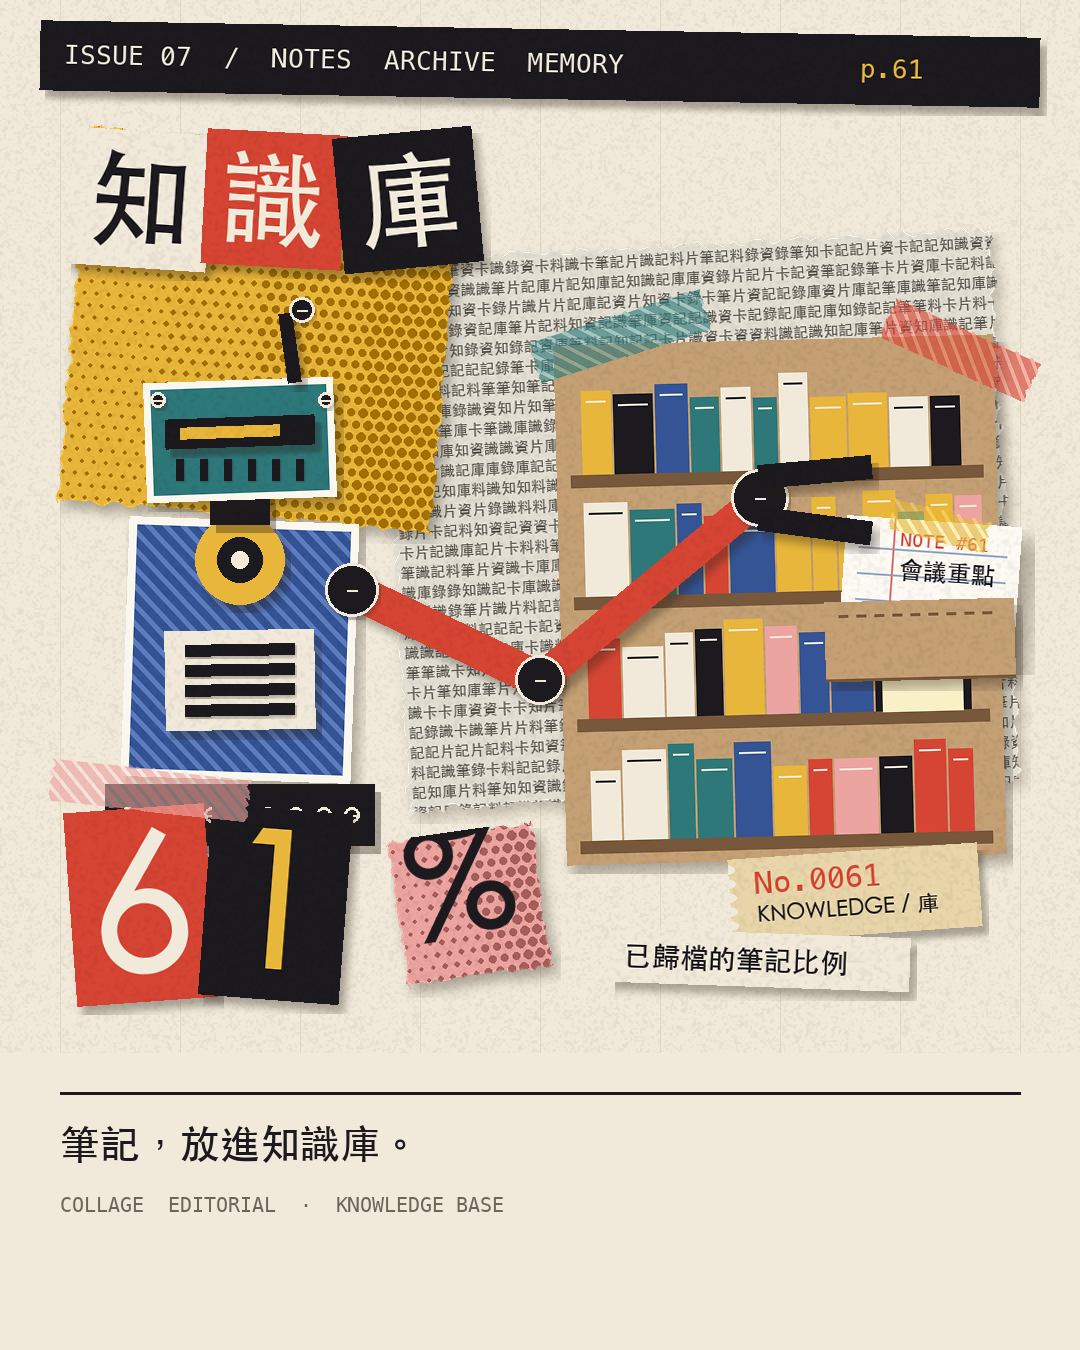

Write Python code to recreate this figure.
# Collage editorial style sample: cut paper, washi tape, torn edges, halftone, magazine type.
import os, random, math
from PIL import Image, ImageDraw, ImageFont, ImageFilter, ImageChops

W, H = 1080, 1350
rng = random.Random(61)
HERE = os.path.dirname(os.path.abspath(__file__))
HEITI = "/System/Library/Fonts/STHeiti Medium.ttc"
MENLO = "/System/Library/Fonts/Menlo.ttc"
SONG = "/System/Library/Fonts/Supplemental/Songti.ttc"

CREAM = (241, 234, 218)
INK = (28, 26, 30)
RED = (214, 69, 52)
MUSTARD = (232, 182, 58)
TEAL = (46, 120, 122)
BLUE = (52, 84, 150)
PINK = (236, 164, 160)
KRAFT = (196, 160, 116)
NEWS = (226, 222, 210)

def font(p, s, i=0):
    return ImageFont.truetype(p, s, index=i)

def grain(size, base, amt=14, scale=3):
    # paper fiber noise: low-res random luminance upscaled
    w, h = max(1, size[0] // scale), max(1, size[1] // scale)
    n = Image.new("L", (w, h))
    n.putdata([128 + rng.randint(-amt, amt) for _ in range(w * h)])
    n = n.resize(size, Image.BILINEAR)
    img = Image.new("RGB", size, base)
    off = Image.merge("RGB", (n, n, n))
    return ImageChops.add(ImageChops.subtract(img, Image.new("RGB", size, (128,)*3)), off, 1, 0) if False else \
        Image.blend(img, ImageChops.multiply(img, Image.merge("RGB", [n.point(lambda v: min(255, v + 127))]*3)), 0.9)

def torn_mask(w, h, amp=6, step=7, sides="trbl"):
    # hand-torn edge: jittered polygon along each side
    m = Image.new("L", (w, h), 0)
    pts = []
    def J(on): return rng.uniform(0, amp) if on else 0
    for x in range(0, w, step): pts.append((x, J("t" in sides)))
    for y in range(0, h, step): pts.append((w - 1 - J("r" in sides), y))
    for x in range(w - 1, 0, -step): pts.append((x, h - 1 - J("b" in sides)))
    for y in range(h - 1, 0, -step): pts.append((J("l" in sides), y))
    ImageDraw.Draw(m).polygon(pts, fill=255)
    return m

def cut_piece(w, h, color, torn=True, border=0, pattern=None, amp=6):
    # paper piece with optional white torn fringe (exposed paper core) and print pattern
    face = grain((w, h), color)
    d = ImageDraw.Draw(face)
    if pattern == "halftone":
        dot_c = tuple(max(0, c - 70) for c in color)
        for yy in range(0, h, 12):
            for xx in range(0, w, 12):
                r = 1.2 + 3.6 * (xx / w)
                ox = 6 if (yy // 12) % 2 else 0
                d.ellipse((xx + ox - r, yy - r, xx + ox + r, yy + r), fill=dot_c)
    elif pattern == "stripes":
        sc = tuple(min(255, c + 40) for c in color)
        for k in range(-h, w, 18): d.line((k, 0, k + h, h), fill=sc, width=6)
    elif pattern == "lines":
        for yy in range(30, h, 26): d.line((14, yy, w - 14, yy), fill=(150, 170, 200), width=2)
        d.line((48, 0, 48, h), fill=(220, 120, 120), width=2)
    elif pattern == "news":
        f = font(HEITI, 15)
        for yy in range(10, h, 20):
            s = "".join(rng.choice("知識庫筆記資料卡片記錄") for _ in range(w // 15))
            d.text((8, yy), s, font=f, fill=(90, 86, 80))
    mask = torn_mask(w, h, amp) if torn else Image.new("L", (w, h), 255)
    out = Image.new("RGBA", (w, h), (0, 0, 0, 0))
    if border:
        fringe = Image.new("RGBA", (w, h), (250, 247, 238, 255))
        out.paste(fringe, (0, 0), mask)
        inner = torn_mask(w - 2 * border, h - 2 * border, amp) if torn else Image.new("L", (w - 2 * border, h - 2 * border), 255)
        out.paste(face.crop((border, border, w - border, h - border)), (border, border), inner)
    else:
        out.paste(face, (0, 0), mask)
    return out

def place(canvas, piece, x, y, angle=0, shadow=(6, 8), blur=6, sop=90):
    # glue piece onto canvas with soft drop shadow (paper lifted off page)
    p = piece.rotate(angle, resample=Image.BICUBIC, expand=True)
    a = p.split()[3]
    sh = Image.new("RGBA", p.size, (40, 30, 20, 0))
    sh.putalpha(a.point(lambda v: v * sop // 255).filter(ImageFilter.GaussianBlur(blur)))
    canvas.alpha_composite(sh, (int(x - p.width / 2 + shadow[0]), int(y - p.height / 2 + shadow[1])))
    canvas.alpha_composite(p, (int(x - p.width / 2), int(y - p.height / 2)))

def washi(canvas, x, y, length, angle, color, width=44):
    # translucent masking tape with zigzag cut ends and printed stripes
    t = Image.new("RGBA", (length, width), (0, 0, 0, 0))
    d = ImageDraw.Draw(t)
    pts = []
    for yy in range(0, width + 1, 6): pts.append((rng.uniform(0, 5) if (yy // 6) % 2 else 0, yy))
    for yy in range(width, -1, -6): pts.append((length - 1 - (rng.uniform(0, 5) if (yy // 6) % 2 else 0), yy))
    d.polygon(pts, fill=color + (165,))
    lc = tuple(min(255, c + 50) for c in color) + (120,)
    for k in range(-width, length, 16): d.line((k, 0, k + width, width), fill=lc, width=4)
    t = t.rotate(angle, resample=Image.BICUBIC, expand=True)
    canvas.alpha_composite(t, (int(x - t.width / 2), int(y - t.height / 2)))

def cut_letters(canvas, text, x, y, size, palette, fnt):
    # ransom-note style: each glyph on its own snipped paper block
    for i, ch in enumerate(text):
        bg, fg = palette[i % len(palette)]
        f = font(fnt, size)
        bb = f.getbbox(ch)
        cw, chh = bb[2] - bb[0] + 36, bb[3] - bb[1] + 40
        p = cut_piece(cw, chh, bg, torn=False)
        ImageDraw.Draw(p).text((18 - bb[0], 20 - bb[1]), ch, font=f, fill=fg)
        place(canvas, p, x + cw / 2, y, rng.uniform(-6, 6), blur=4)
        x += cw - 6

# ---- base page
page = grain((W, H), CREAM, amt=18, scale=2).convert("RGBA")
pd = ImageDraw.Draw(page)
# faint registration grid like magazine layout paper
for gx in range(60, W, 120): pd.line((gx, 0, gx, int(H * 0.78)), fill=(225, 216, 196, 255), width=1)

# ---- big background blocks
place(page, cut_piece(620, 560, NEWS, pattern="news", amp=9), 700, 520, 3, sop=60)
place(page, cut_piece(380, 380, MUSTARD, pattern="halftone"), 260, 330, -5)

# ---- header: masthead strip + heading
mast = cut_piece(1000, 70, INK, torn=False)
md = ImageDraw.Draw(mast)
md.text((24, 18), "ISSUE 07  /  NOTES  ARCHIVE  MEMORY", font=font(MENLO, 26), fill=CREAM)
md.text((820, 18), "p.61", font=font(MENLO, 26), fill=MUSTARD)
place(page, mast, W / 2, 64, -1, blur=3)
cut_letters(page, "知識庫", 70, 200, 104, [(CREAM, INK), (RED, CREAM), (INK, CREAM)], HEITI)

# ---- knowledge base: cut-paper bookshelf
shelf_x, shelf_y, sw, sh_ = 560, 340, 440, 520
cab = cut_piece(sw, sh_, KRAFT, torn=False)   # Hoch/Bearden: primary pieces are knife-cut, straight edges
cd = ImageDraw.Draw(cab)
rows = 4
for r in range(rows):
    by = 30 + r * 122
    xx = 26
    while xx < sw - 40:
        bw = rng.randint(22, 44); bh = rng.randint(70, 100)
        col = rng.choice([RED, TEAL, BLUE, INK, MUSTARD, PINK, CREAM])
        cd.rectangle((xx, by + 100 - bh, xx + bw, by + 100), fill=col)
        cd.line((xx + 5, by + 100 - bh + 10, xx + bw - 5, by + 100 - bh + 10), fill=CREAM if col != CREAM else INK, width=2)
        xx += bw + 3
    cd.rectangle((14, by + 100, sw - 14, by + 112), fill=(120, 88, 58))
# one empty slot glowing
cd.rectangle((sw - 120, 30 + 2 * 122 + 20, sw - 40, 30 + 2 * 122 + 100), fill=(250, 240, 200))
place(page, cab, shelf_x + sw / 2, shelf_y + sh_ / 2, 1.5)
washi(page, shelf_x + 60, shelf_y - 4, 180, 18, TEAL)
washi(page, shelf_x + sw - 40, shelf_y + 10, 160, -24, RED)
# ---- AI agent: robot built from cut paper (boxy head, visor slit, grille, bolts, jointed arm with claw, treads)
ax, ay = 240, 610
def bolt(cx, cy, r=9):
    j = Image.new("RGBA", (2*r+2, 2*r+2), (0, 0, 0, 0)); jd = ImageDraw.Draw(j)
    jd.ellipse((0, 0, 2*r+1, 2*r+1), fill=INK + (255,), outline=CREAM + (255,), width=3)
    jd.line((r-4, r+1, r+6, r+1), fill=CREAM + (255,), width=2)
    place(page, j, cx, cy, 0, blur=2, shadow=(2, 3), sop=70)
def limb(p, q, th, color):
    ln = int(math.hypot(q[0]-p[0], q[1]-p[1])) + th
    ang = -math.degrees(math.atan2(q[1]-p[1], q[0]-p[0]))
    place(page, cut_piece(ln, th, color, torn=False), (p[0]+q[0])/2, (p[1]+q[1])/2, ang, blur=4)
# treads + legs
place(page, cut_piece(270, 62, INK, torn=False), ax, ay + 205, 0, blur=4)
for k in range(-4, 5): bolt(ax + k * 28, ay + 205, 7)
# torso
place(page, cut_piece(230, 260, BLUE, pattern="stripes", border=8, torn=False), ax, ay + 40, -2)
place(page, cut_piece(150, 100, CREAM, border=0, torn=False), ax, ay + 70, 1)
cp = ImageDraw.Draw(page)
for i in range(4):  # chest vent slats
    place(page, cut_piece(110, 12, INK, torn=False), ax, ay + 40 + i * 20, 1, blur=2, shadow=(1, 2))
core = Image.new("RGBA", (90, 90), (0, 0, 0, 0)); cd2 = ImageDraw.Draw(core)
cd2.ellipse((0, 0, 89, 89), fill=MUSTARD + (255,)); cd2.ellipse((22, 22, 67, 67), fill=INK + (255,)); cd2.ellipse((36, 36, 53, 53), fill=CREAM + (255,))
place(page, core, ax, ay - 50, 0, blur=4)
# neck + head
place(page, cut_piece(60, 30, INK, torn=False), ax, ay - 100, 0, blur=2)
place(page, cut_piece(190, 120, TEAL, border=7, torn=False), ax, ay - 170, 2)
place(page, cut_piece(150, 30, INK, torn=False), ax, ay - 178, 2, blur=2)          # visor slit (no eyes/mouth)
place(page, cut_piece(100, 12, MUSTARD, torn=False), ax - 10, ay - 178, 2, blur=0, shadow=(0, 0), sop=0)
for gx in range(-60, 61, 24): place(page, cut_piece(8, 22, INK, torn=False), ax + gx, ay - 140, 2, blur=1, shadow=(1, 1))
place(page, cut_piece(14, 70, INK, torn=False), ax + 50, ay - 262, 8, blur=3)       # antenna
bolt(ax + 62, ay - 300, 12)
bolt(ax - 82, ay - 210, 7); bolt(ax + 86, ay - 210, 7)
# shoulder, jointed arm, ENLARGED pincer claw (Hoch/Bearden scale jump: the working hand is the biggest part)
sh_p, el_p, hd_p = (ax + 112, ay - 20), (ax + 300, ay + 70), (ax + 520, ay - 112)
limb(sh_p, el_p, 36, RED); limb(el_p, hd_p, 32, RED)
for jp, r in ((sh_p, 26), (el_p, 24)): bolt(jp[0], jp[1], r)

# ---- note card dropped into the pocket of the shelf: lower half hidden behind a front pocket piece (occlusion)
card = cut_piece(176, 134, (252, 250, 242), torn=False, pattern="lines")
ImageDraw.Draw(card).text((56, 10), "NOTE #61", font=font(MENLO, 18), fill=RED)
ImageDraw.Draw(card).text((56, 38), "會議重點", font=font(HEITI, 24), fill=INK)
place(page, card, 930, 588, -4, shadow=(12, 14), blur=9)
washi(page, 940, 526, 100, -14, MUSTARD, width=32)
pocket = cut_piece(190, 80, KRAFT, torn=False)
pk = ImageDraw.Draw(pocket)
for xx in range(14, 176, 18): pk.line((xx, 14, xx + 9, 14), fill=(120, 88, 58), width=3)   # stitch dashes
pk.line((0, 79, 190, 79), fill=(120, 88, 58), width=6)
place(page, pocket, 920, 640, 1.5, blur=5)
# claw jaws drawn last so they bite the card edge
for jp, r in ((hd_p, 28),): bolt(jp[0], jp[1], r)
limb((hd_p[0] + 10, hd_p[1] - 22), (hd_p[0] + 100, hd_p[1] - 30), 24, INK)
limb((hd_p[0] + 10, hd_p[1] + 22), (hd_p[0] + 100, hd_p[1] + 34), 24, INK)
# ---- big 61%
cut_letters(page, "61", 70, 905, 190, [(RED, CREAM), (INK, MUSTARD)], HEITI)
place(page, cut_piece(150, 150, PINK, pattern="halftone"), 470, 905, 8)
pct = Image.new("RGBA", (150, 150), (0, 0, 0, 0)); ImageDraw.Draw(pct).text((14, -6), "%", font=font(HEITI, 140), fill=INK)
place(page, pct, 470, 905, 8, shadow=(0, 0), sop=0)
washi(page, 150, 790, 200, -6, PINK)
tk = cut_piece(250, 84, (232, 214, 170), torn=False)
tkd = ImageDraw.Draw(tk)
for yy in range(6, 84, 14): tkd.ellipse((-6, yy, 6, yy + 8), fill=CREAM)          # perforated stub edge
tkd.text((26, 8), "No.0061", font=font(MENLO, 30), fill=RED)
tkd.text((26, 46), "KNOWLEDGE / 庫", font=font(HEITI, 22), fill=INK)
place(page, tk, 855, 893, 4, blur=3)
lbl = cut_piece(300, 54, CREAM, torn=False); ImageDraw.Draw(lbl).text((14, 12), "已歸檔的筆記比例", font=font(HEITI, 28), fill=INK)
place(page, lbl, 760, 960, -2, blur=4)

# ---- calm footer (bottom ~22%)
fy = int(H * 0.78)
pd.rectangle((0, fy, W, H), fill=CREAM + (255,))
pd.line((60, fy + 40, W - 60, fy + 40), fill=INK + (255,), width=3)
pd.text((60, fy + 70), "筆記，放進知識庫。", font=font(HEITI, 40), fill=INK + (255,))
pd.text((60, fy + 140), "COLLAGE  EDITORIAL  ·  KNOWLEDGE BASE", font=font(MENLO, 20), fill=(110, 100, 90, 255))

page.convert("RGB").save(os.path.join(HERE, "sample.png"))
